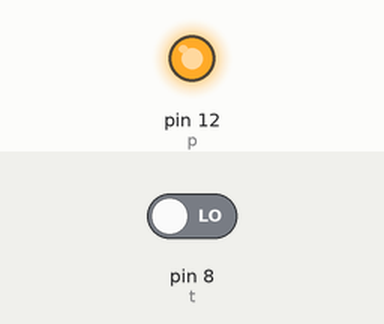
Bench run of a sketch on a simulated Arduino Uno, built with avr-gcc and run on an emulated ATmega328P. Shown: output pins drawn as LEDs (lit = HIGH). The test bench sets the inputs (shaded band); at power-on: pin 8 (t) LOW. What the sketch prints to the serial monitor is not drawn.

Above: at 1.2 s.
1.3 s: pin 8 (t) driven HIGH
At 1.9 s:
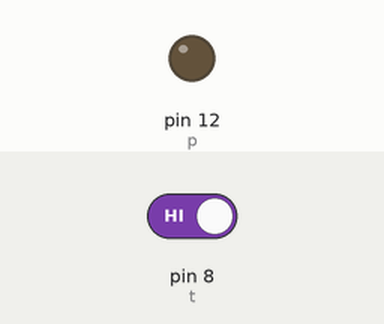
2.8 s: pin 8 (t) driven LOW
At 3.1 s:
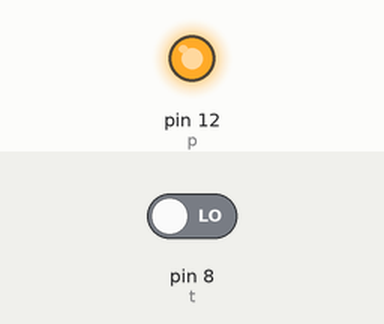
Timing chart, 0 to 5.8 s (numbered marks = the images above; inputs shaded):
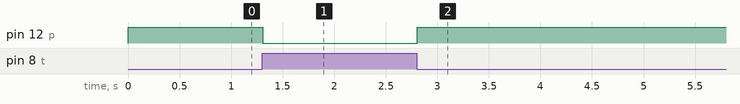

The sketch:

switch_if_else_condition_digital_read.ino
```cpp
int p=12;
int t=8;
void setup()
{
  pinMode(p, OUTPUT);
  pinMode(t, INPUT);
  Serial.begin(9600);
}

void loop()
{
  int v=digitalRead(t);
  Serial.println(v);

  if(v==1){
    digitalWrite(p,LOW);
  }
  if(v==0){
    digitalWrite(p,HIGH);
  }
}
```

Measured:
- after the input at 1.3 s, pin 12 (p): HIGH → LOW at once
- after the input at 2.8 s, pin 12 (p): LOW → HIGH at once
